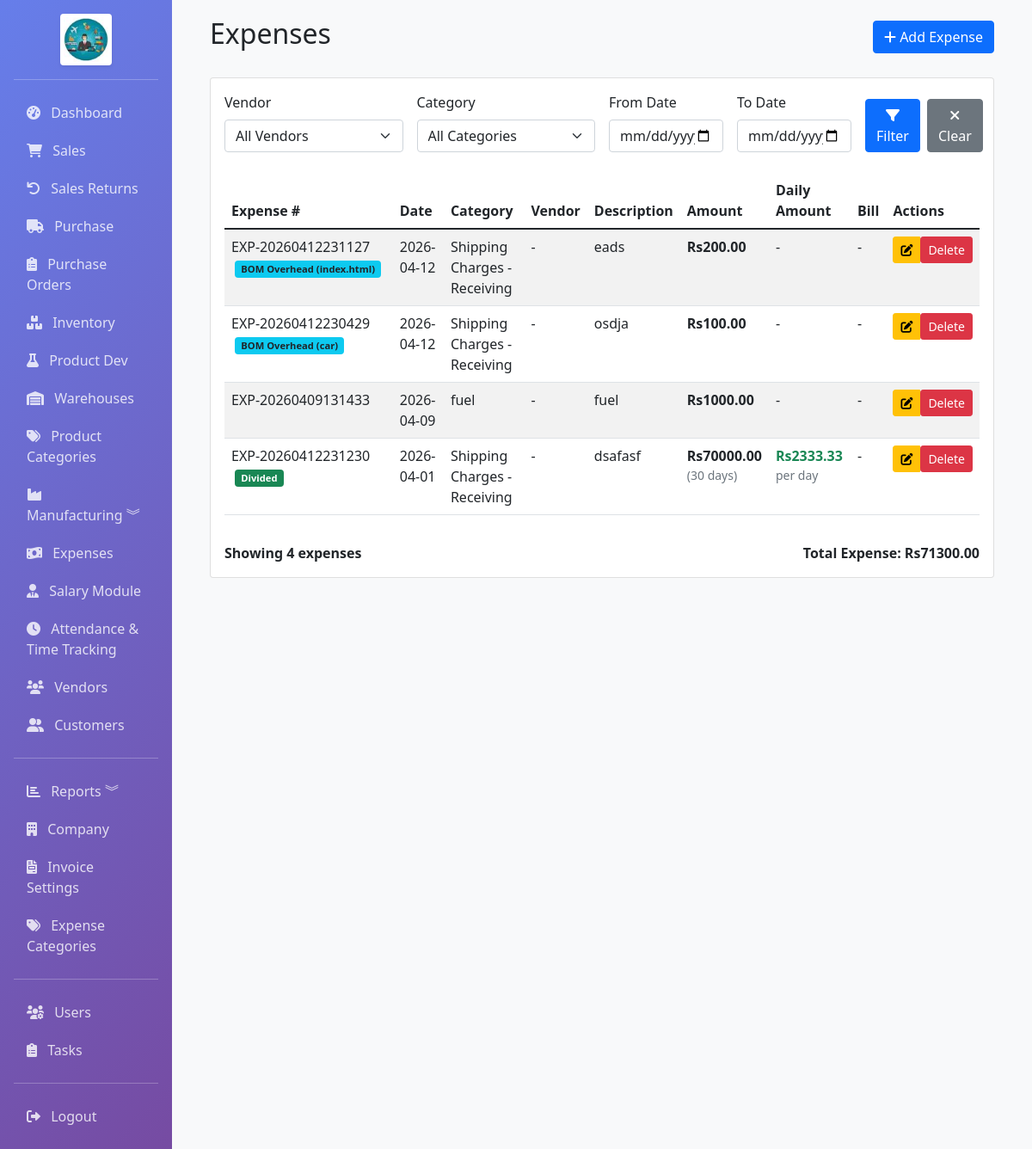
/accounting/expenses (signed in), run on the app's committed database.
### app/models.py (models this page shows, shortened)
class Expense(db.Model):
    __tablename__ = 'expenses'
    id = db.Column(db.Integer, primary_key=True)
    expense_number = db.Column(db.String(50), unique=True, index=True)
    date = db.Column(db.DateTime, default=datetime.utcnow, index=True)
    category_id = db.Column(db.Integer, db.ForeignKey('expense_categories.id'), index=True)
    vendor_id = db.Column(db.Integer, db.ForeignKey('vendors.id'), index=True, nullable=True)
    description = db.Column(db.Text)
    amount = db.Column(db.Float, nullable=False)
    payment_method = db.Column(db.String(50))
    reference = db.Column(db.String(100))
    bill_image_path = db.Column(db.String(255))  # Path to bill image
    notes = db.Column(db.Text)
    is_bom_overhead = db.Column(db.Boolean, default=False)
    product_id = db.Column(db.Integer, db.ForeignKey('products.id'), nullable=True)
    bom_id = db.Column(db.Integer, db.ForeignKey('boms.id'), nullable=True)
    created_by = db.Column(db.Integer, db.ForeignKey('users.id'))
    created_at = db.Column(db.DateTime, default=datetime.utcnow)
    is_monthly_divided = db.Column(db.Boolean, default=False)  # Whether expense is divided across month
    monthly_start_date = db.Column(db.Date)  # Start date for monthly distribution
    monthly_end_date = db.Column(db.Date)  # End date for monthly distribution
    daily_amount = db.Column(db.Float, default=0)  # Calculated daily amount
    vendor = db.relationship('Vendor', backref='expenses', lazy=True)
    product = db.relationship('Product', backref='overhead_expenses', lazy=True)
    bom = db.relationship('BOM', backref='overhead_expenses', lazy=True)
    @property
    def days_in_month(self):
        if self.is_monthly_divided and self.monthly_start_date and self.monthly_end_date:
            delta = self.monthly_end_date - self.monthly_start_date
            return delta.days + 1  # Include both start and end date
        return 0

class Product(db.Model):
    __tablename__ = 'products'
    id = db.Column(db.Integer, primary_key=True)
    name = db.Column(db.String(100), nullable=False, index=True)
    sku = db.Column(db.String(50), unique=True, nullable=False, index=True)
    barcode = db.Column(db.String(50), index=True)
    description = db.Column(db.Text)
    category_id = db.Column(db.Integer, db.ForeignKey('product_categories.id'), nullable=True, index=True)
    category = db.relationship('ProductCategory', backref='products', lazy=True)
    category_name = db.Column(db.String(50), index=True)
    brand = db.Column(db.String(50))
    unit = db.Column(db.String(20), default='pcs')  # pcs, kg, meter, etc.
    unit_price = db.Column(db.Float, nullable=False, default=0)
    cost_price = db.Column(db.Float, nullable=False, default=0)
    quantity = db.Column(db.Float, default=0)
    reorder_level = db.Column(db.Float, default=0)
    min_quantity = db.Column(db.Float, default=0)
    max_quantity = db.Column(db.Float, default=0)
    location = db.Column(db.String(100))
    weight = db.Column(db.Float, default=0)
    image_path = db.Column(db.String(255))  # Path to product image
    is_active = db.Column(db.Boolean, default=True)
    is_manufactured = db.Column(db.Boolean, default=False)
    finished_good_price = db.Column(db.Float, nullable=True)
    warehouse_id = db.Column(db.Integer, db.ForeignKey('warehouses.id'), nullable=True, index=True)
    created_at = db.Column(db.DateTime, default=datetime.utcnow)
    updated_at = db.Column(db.DateTime, default=datetime.utcnow, onupdate=datetime.utcnow)
    warehouse = db.relationship('Warehouse', backref='products', lazy=True)
    sale_items = db.relationship('SaleItem', backref='product', lazy=True)
    purchase_items = db.relationship('PurchaseItem', backref='product', lazy=True)

class ExpenseCategory(db.Model):
    __tablename__ = 'expense_categories'
    id = db.Column(db.Integer, primary_key=True)
    name = db.Column(db.String(100), nullable=False, unique=True, index=True)
    description = db.Column(db.Text)
    is_active = db.Column(db.Boolean, default=True)
    created_at = db.Column(db.DateTime, default=datetime.utcnow)
    expenses = db.relationship('Expense', backref='expense_category', lazy=True)

### app/routes/accounting.py (the view)
@bp.route('/expenses')
@login_required
def expenses():
    vendor_id = request.args.get('vendor_id', type=int)
    category_id = request.args.get('category_id', type=int)
    start_date = request.args.get('start_date')
    end_date = request.args.get('end_date')
    query = Expense.query
    if vendor_id:
        query = query.filter(Expense.vendor_id == vendor_id)
    if category_id:
        query = query.filter(Expense.category_id == category_id)
    if start_date:
        start_datetime = datetime.strptime(start_date, '%Y-%m-%d')
        query = query.filter(Expense.date >= start_datetime)
    if end_date:
        end_datetime = datetime.strptime(end_date, '%Y-%m-%d')
        end_datetime = end_datetime + timedelta(days=1)
        query = query.filter(Expense.date < end_datetime)
    expenses = query.order_by(Expense.date.desc()).all()
    total_expense = sum(e.amount for e in expenses)
    categories = ExpenseCategory.query.filter_by(is_active=True).order_by(ExpenseCategory.name).all()
    vendors = Vendor.query.filter_by(is_active=True).order_by(Vendor.name).all()
    return render_template('accounting/expenses.html',
                         expenses=expenses,
                         total_expense=total_expense,
                         categories=categories,
                         vendors=vendors,
                         selected_vendor=vendor_id,
                         selected_category=category_id,
                         selected_start_date=start_date,
                         selected_end_date=end_date)

### app/models.py (called while the page is built)
    @property
    def is_admin(self):
        return self.role == 'admin'

### app/templates/accounting/expenses.html (shortened to what this page needs)
{% extends "base.html" %}
{% block content %}
<div class="container-fluid">
    <div class="d-flex justify-content-between align-items-center mb-4">
        <h2>Expenses</h2>
        <a href="{{ url_for('accounting.add_expense') }}" class="btn btn-primary"><i class="fas fa-plus"></i> Add Expense</a>
    </div>
    <div class="card">
        <div class="card-body">
            <form method="GET" class="row g-3 mb-4">
                <div class="col-md-3">
                    <label for="vendor_id" class="form-label">Vendor</label>
                    <select name="vendor_id" id="vendor_id" class="form-select">
                        <option value="">All Vendors</option>
                    </select>
                </div>
                <div class="col-md-3">
                    <label for="category_id" class="form-label">Category</label>
                    <select name="category_id" id="category_id" class="form-select">
                        <option value="">All Categories</option>
                    </select>
                </div>
                <div class="col-md-2">
                    <label for="start_date" class="form-label">From Date</label>
                    <input type="date" name="start_date" id="start_date" class="form-control" value="{{ selected_start_date or '' }}">
                </div>
                <div class="col-md-2">
                    <label for="end_date" class="form-label">To Date</label>
                    <input type="date" name="end_date" id="end_date" class="form-control" value="{{ selected_end_date or '' }}">
                </div>
                <div class="col-md-2 d-flex align-items-end">
                    <button type="submit" class="btn btn-primary me-2"><i class="fas fa-filter"></i> Filter</button>
                    <a href="{{ url_for('accounting.expenses') }}" class="btn btn-secondary"><i class="fas fa-times"></i> Clear</a>
                </div>
            </form>
            <div class="table-responsive">
                <table class="table table-striped">
                    <thead>
                        <tr>
                            <th>Expense #</th>
                            <th>Date</th>
                            <th>Category</th>
                            <th>Vendor</th>
                            <th>Description</th>
                            <th>Amount</th>
                            <th>Daily Amount</th>
                            <th>Bill</th>
                            <th>Actions</th>
                        </tr>
                    </thead>
                    <tbody>
                        {% for exp in expenses %}
                        <tr>
                            <td>
                                {{ exp.expense_number }}
                                {% if exp.is_bom_overhead %}
                                <span class="badge bg-info text-dark ms-1" style="font-size: 0.7rem;" title="Linked to: {{ exp.product.name if exp.product else 'None' }}">
                                    BOM Overhead {% if exp.product %}({{ exp.product.name }}){% endif %}
                                </span>
                                {% endif %}
                                {% if exp.is_monthly_divided %}
                                <span class="badge bg-success ms-1" style="font-size: 0.7rem;" title="Divided from {{ exp.monthly_start_date }} to {{ exp.monthly_end_date }}">
                                    Divided
                                </span>
                                {% endif %}
                            </td>
                            <td>{{ exp.date.strftime('%Y-%m-%d') }}</td>
                            <td>{{ exp.expense_category.name if exp.expense_category else 'N/A' }}</td>
                            <td>{{ exp.vendor.name if exp.vendor else '-' }}</td>
                            <td>{{ exp.description or '-' }}</td>
                            <td>
                                <strong>Rs{{ '%.2f'|format(exp.amount) }}</strong>
                                {% if exp.is_monthly_divided %}
                                <div class="small text-muted">({{ exp.days_in_month }} days)</div>
                                {% endif %}
                            </td>
                            <td>
                                {% if exp.is_monthly_divided %}
                                <strong class="text-success">Rs{{ '%.2f'|format(exp.daily_amount) }}</strong>
                                <div class="small text-muted">per day</div>
                                {% else %}
                                -
                                {% endif %}
                            </td>
                            <td>
                                {% if exp.bill_image_path %}
                                <div class="btn-group" role="group">
                                    <button type="button" class="btn btn-sm btn-info" data-bs-toggle="modal" data-bs-target="#billModal{{ exp.id }}" title="Preview Bill">
                                        <i class="fas fa-eye"></i>
                                    </button>
                                    <a href="{{ url_for('static', filename=exp.bill_image_path.replace('app/static/', '')) }}"
                                       target="_blank" class="btn btn-sm btn-secondary" title="View Full Bill">
                                        <i class="fas fa-external-link-alt"></i>
                                    </a>
                                </div>
                                {% else %}
                                -
                                {% endif %}
                            </td>
                            <td>
                                <div class="btn-group" role="group">
                                    <a href="{{ url_for('accounting.edit_expense', id=exp.id) }}" class="btn btn-sm btn-warning" title="Edit">
                                        <i class="fas fa-edit"></i>
                                    </a>
                                    <form method="POST" action="{{ url_for('accounting.delete_expense', id=exp.id) }}" style="display:inline;" onsubmit="return confirm('Delete this expense?');">
                                        <button type="submit" class="btn btn-sm btn-danger" title="Delete">Delete</button>
                                    </form>
                                </div>
                            </td>
                        </tr>
                        {% endfor %}
                    </tbody>
                </table>
            </div>
            <div class="mt-3">
                <div class="row">
                    <div class="col-md-6">
                        <strong>Showing {{ expenses|length }} expense{{ 's' if expenses|length != 1 else '' }}</strong>
                    </div>
                    <div class="col-md-6 text-end">
                        <strong>Total Expense: Rs{{ '%.2f'|format(total_expense) }}</strong>
                    </div>
                </div>
            </div>
        </div>
    </div>
</div>
{% endblock %}

### data on the page
Expense: expense_number "EXP-20260412231127", product.name "index.html", date "2026-04-12", expense_category "Shipping Charges - Receiving", vendor "-", description "eads", amount "200.00"
Expense: expense_number "EXP-20260412230429", product.name "car", date "2026-04-12", expense_category "Shipping Charges - Receiving", vendor "-", description "osdja", amount "100.00"
Expense: expense_number "EXP-20260409131433", date "2026-04-09", expense_category "fuel", vendor "-", description "fuel", amount "1000.00"
Expense: expense_number "EXP-20260412231230", date "2026-04-01", expense_category "Shipping Charges - Receiving", vendor "-", description "dsafasf", amount "70000.00", days_in_month "30", daily_amount "2333.33"

### other printed values
{{ expenses|length }} "4"
{{ 's' if expenses|length != 1 else '' }} "s"
{{ '%.2f'|format(total_expense) }} "71300.00"
